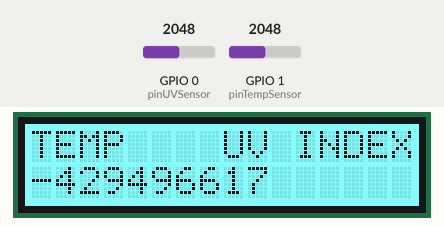
Bench run of a sketch on a simulated ESP32. On the bench: 16×2 character LCD. The inputs (shaded band) are chosen by the test bench; at power-on: GPIO 1 (pinTempSensor) = 2048, GPIO 0 (pinUVSensor) = 2048. WiFi joins after 1.5 s; servers stay silent unless stated; what the sketch prints to the serial monitor is not drawn.

Above: at 4.4 s.
4.5 s: GPIO 1 (pinTempSensor) set to 984
At 9.1 s:
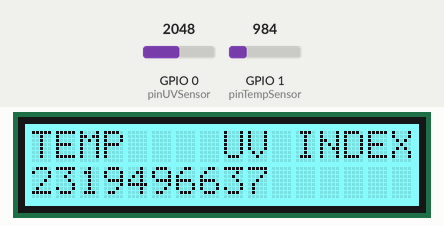
10.8 s: GPIO 1 (pinTempSensor) set to 1064
At 15.5 s:
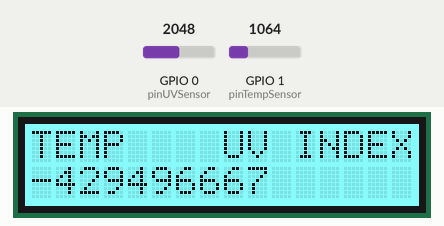
17.1 s: GPIO 1 (pinTempSensor) set to 491
At 22.0 s:
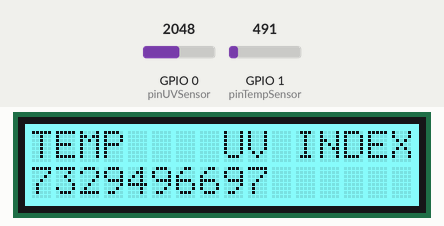
Timing chart, 0 to 23.5 s (numbered marks = the images above; inputs shaded):
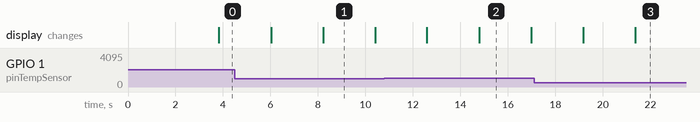

Measured:
- what the display in image 1 shows lasts 2.2 s, from 8.2 s to 10.4 s

The sketch:

WeatherStation.ino
```cpp
// Project: Weather Station
// Creator: Matt Kirkland
// Date:    10/29/2017
// Notes:

#include <math.h>
#include <Wire.h>
#include "rgb_lcd.h"
#include <WiFi.h>

#define pinUVSensor 0    //UV radiation sensor
#define pinTempSensor 1  //TEMP sensor
#define B 4275            //Base value of the thermistor
#define R0 100000         //The resistor value (100k)
#define rgbR  100         //
#define rgbG  255         //RGB values for the LCD
#define rgbB  255         //

char ssid[] = "Galileans";    // Please set this value to SSID
char pass[] = "IoTGalileo";   // Please set this value to Network Key
int temp,uv = 0;              // starting temperature and uv index values
int status = WL_IDLE_STATUS;

WiFiServer server(80);
rgb_lcd lcd;

void setup() {
  // establish serial connection
  Serial.begin(9600);
  // set up the LCD
  lcd.begin(16, 2);
  lcd.setRGB(rgbR, rgbG, rgbB);
  lcd.print("TEMP    UV INDEX");
  // attempt to connect to Wifi network:
  while (status != WL_CONNECTED) {
    Serial.print("Connecting to SSID: ");
    Serial.println(ssid);
    status = WiFi.begin(ssid,pass);
    delay(1);
  }
  //start server
  server.begin();
  // print status of connection
  printWifiStatus();
}

void loop() {
  // listen for incoming clients
  WiFiClient client = server.available();
  if (client) {
    boolean currentLineIsBlank = true;
    while (client.connected()) {
      if (client.available()) {
          //read client request
          char client_request = client.read();
          if (client_request == '\n' && currentLineIsBlank) {
            //print HTML to connected client
            client.println("HTTP/1.1 200 OK");
            client.println("Content-Type: text/html");
            client.println("Connection: close");
            client.println("Refresh: 3");
            client.println();
            client.println("<!DOCTYPE HTML>");
            client.println("<html>");
            //print current temperature and UV inedex
            client.print("Current outdoor temperature: ");
            client.print(temp);
            client.println("<br />");
            client.print("Current outdoor UV index: ");
            client.print(uv);
            client.println("<br />");
            client.println("Suggestions based on current weather: <br />");
            client.println("<h3><ul>");
            //print suggestions based on current temperature
            if (temp > 80) { client.println("<li>Consider wearing shorts today</li>"); }
            if (temp < 60) { client.println("<li>Consider wearing a jacket today</li>"); }
            if (temp < 40) { client.println("<li>Consider wearing a hat and gloves today</li>"); }
            //print suggestions based on current UV index
            if (uv < 3)  { client.println("<li>Those with sensitive skin should wear SPF 30+ sunscreen</li>"); }
            if (uv >= 3) { client.println("<li>SPF 30+ sunscreen should be applied every 2 hours</li>"); }
            if (uv > 5)  { client.println("<li>Avoid sun exposure between 10AM and 4PM</li>"); }
            client.println("</ul></h3>");
            client.println("</html>");
            break;
          }
          if (client_request == '\n') { currentLineIsBlank = true; }
          else if (client_request != '\r') { currentLineIsBlank = false; }
      }
    }
    //give the client time to respond
    delay(1);
    //close the connection
    client.stop();
  }
  //update outdoor temperature
  temp = get_temp();
  //update outdoor UV index
  uv = get_uv();
  //update LCD
  printTempUV_lcd(temp,uv);
}

int get_temp() {
  int t = analogRead(pinTempSensor);
  float R = 1023.0/t-1.0;
  R = R0*R;
  int temperature = 1.0/(log(R/R0)/B+1/298.15)-273.15; // convert to temperature via datasheet
  return (temperature * 9) / 5 + 32;  // convert from celsius to fahrenheit
}

int get_uv() {
  int sensorValue;
  long  sum=0;
  for(int i=0;i<1024;i++) {
    sensorValue=analogRead(pinUVSensor);
    sum=sensorValue+sum;
    delay(2);
  }
  long meanVal = sum/1024;  // get mean value
  uv = (meanVal*1000/4.3-83)/21;
  delay(20);
}

void printTempUV_lcd(int temp, int uv) {
  lcd.setCursor(0,1);
  lcd.print(temp);
  lcd.setCursor(8,1);
  lcd.print(uv);
}

void printWifiStatus() {
  // print the SSID of the network you're attached to:
  Serial.print("SSID: ");
  Serial.println(WiFi.SSID());
  // print your WiFi shield's IP address:
  IPAddress ip = WiFi.localIP();
  Serial.print("IP Address: ");
  Serial.println(ip);
}
```
